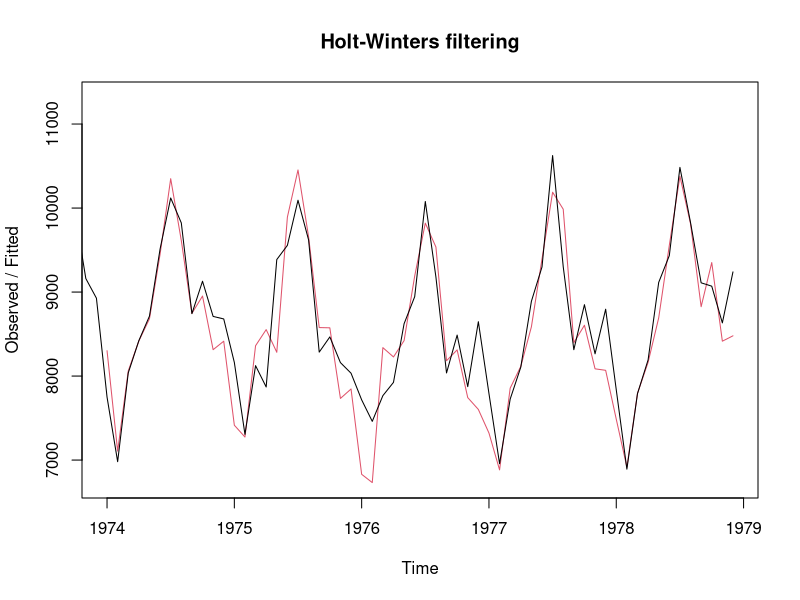

Here is the R script that generated this plot:
###############
# Forecasting #
###############

# Prepared by Jay Simon
# Last updated on 10/31/2021

# This script is intended for use in ITEC 620: Business Insights through Analytics at American University

# This script provides a demonstration of how to partition a time series, which then allows us to
# compare models based on predictive accuracy instead of goodness of fit.
# The script uses the USAccDeaths data set. This data set contains monthly accidental deaths in the US from 1973-1978

# We will build the models using only a "training" set of data that excludes some recent data points (called a "test" set)
# We will then compare their mean squared errors of the predicted values for the test set vs. the actual values in those periods

# First, create the training and test sets.  Here, we're taking the first 4 years (which leaves out the last 2 years of data)
# These three variables state the number of data points in the training and test sets, and the length of each cycle
# Omit the cycle variable if no models with seasonality will be used
train.periods <- 48
test.periods <- 24
cycle <- 12
x.training <- ts(USAccDeaths[1:train.periods],start=1973,freq=cycle)

# Let's also store the full time series in x, which we'll need later:
x <- ts(USAccDeaths,start=1973,freq=cycle)

length(USAccDeaths)
# Then, build each of the three models using the training set
x.training.SESmodel <- HoltWinters(x.training, beta=FALSE, gamma=FALSE)
x.training.DESmodel <- HoltWinters(x.training, gamma=FALSE)
x.training.HWmodel <- HoltWinters(x.training)

# Because exponential smoothing uses the new data points when making subsequent predictions, we cannot simply compare
# the predictions from these training models to the actual recent data.  Instead, we create models for the full time series
# and force them to take the values of alpha/beta/gamma from the training models.
x.SESmodel <- HoltWinters(x, alpha=x.training.SESmodel$alpha, beta=FALSE, gamma=FALSE)
x.DESmodel <- HoltWinters(x, alpha=x.training.DESmodel$alpha, beta=x.training.DESmodel$beta, gamma=FALSE)
x.HWmodel <- HoltWinters(x, alpha=x.training.HWmodel$alpha, beta=x.training.HWmodel$beta, gamma=x.training.HWmodel$gamma)

# Now we can compute MSE on the most recent two years of data with each model

# First, specify the starting & ending indices of the time series to use
data.start <- train.periods + 1
data.end <- train.periods + test.periods

# Then, for each model, specify the starting & ending indices of the fitted values to use, and compute MSE

fit.start <- train.periods # The fitted points for SES start in period 2, so we want to begin 1 row before the test set starting row number
fit.end <- train.periods + test.periods - 1
SES.MSE <- sum((x.SESmodel$fitted[fit.start:fit.end] - x[data.start:data.end])^2) / (test.periods)

fit.start <- train.periods - 1 # The fitted points for DES start in period 3, so we want to begin 2 rows before the test set starting row number
fit.end <- train.periods + test.periods - 2
DES.MSE <- sum((x.DESmodel$fitted[fit.start:fit.end] - x[data.start:data.end])^2) / (test.periods)

fit.start <- train.periods - cycle + 1 # The fitted points in HW skip the first cycle, so we want to begin 1 cycle's worth of rows before the test set starting row number
fit.end <- train.periods + test.periods - cycle
HW.MSE <- sum((x.HWmodel$fitted[fit.start:fit.end] - x[data.start:data.end])^2) / (test.periods)

cat(paste("SES MSE =",SES.MSE,"\nDES MSE =",DES.MSE,"\nHW MSE =",HW.MSE))
# (the cat function can produce cleaner output than the print function when special characters like newlines are needed.)

# We can use the same "predict" and "plot" commands from the Forecasting.R script
predict(x.HWmodel, 12)
plot(x.HWmodel)
